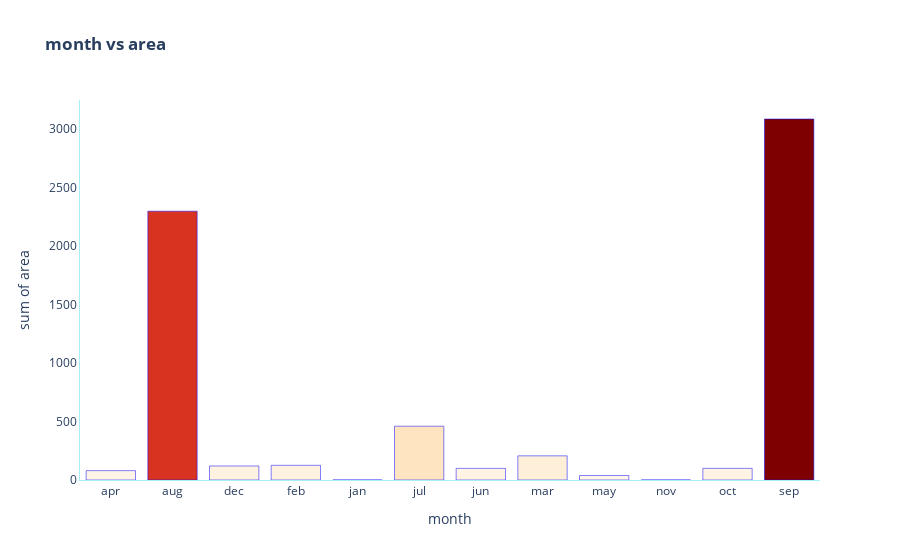
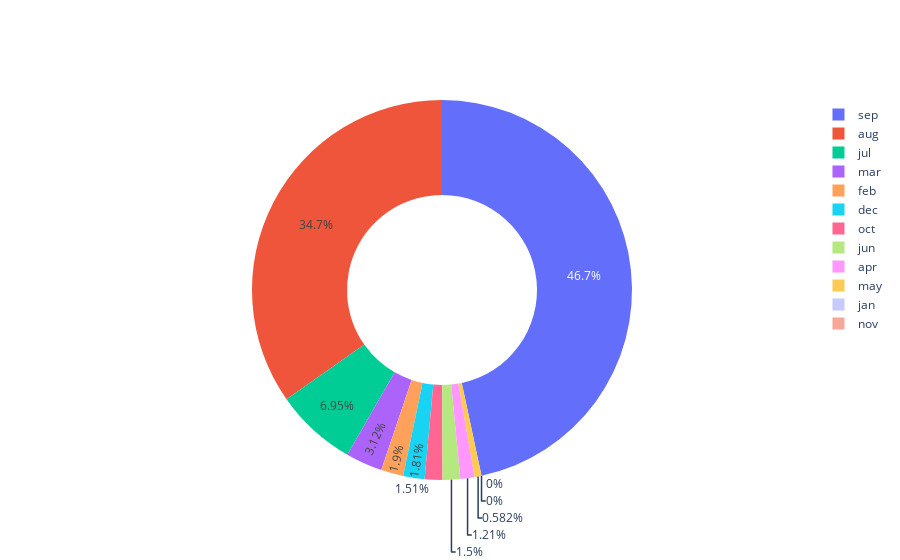

Write notebook code for charts like these, in order.
### Code cell
fig=plot_me(pure_df,'month','area')
fig.show()

# a df to store sum of area
temp_pie_df=pure_df.loc[:,['area','month']].groupby('month').sum().reset_index()

# pie chart
fig=go.Figure()
fig.add_pie(labels=temp_pie_df.month,
            values=temp_pie_df.area,
            hole=.5,
            automargin=False)
fig.update_layout(autosize=False)

### Figure 1 — Plotly figure (JSON) as saved in the notebook; plotly's stock layout.template omitted (floating-point values rounded to 4 significant figures)
{"data": [{"hovertext": ["1.21%", "34.75%", "1.81%", "1.90%", "0.00%", "6.95%", "1.50%", "3.12%", "0.58%", "0.00%", "1.51%", "46.66%"], "marker": {"color": [80.02, 2298.0, 120.0, 125.5, 0, 459.8, 99.3, 206.6, 38.48, 0, 99.57, 3086.0], "colorscale": [[0, "rgb(255,247,236)"], [0.125, "rgb(254,232,200)"], [0.25, "rgb(253,212,158)"], [0.375, "rgb(253,187,132)"], [0.5, "rgb(252,141,89)"], [0.625, "rgb(239,101,72)"], [0.75, "rgb(215,48,31)"], [0.875, "rgb(179,0,0)"], [1, "rgb(127,0,0)"]], "line": {"color": "#0703fc"}}, "name": "", "type": "bar", "x": ["apr", "aug", "dec", "feb", "jan", "jul", "jun", "mar", "may", "nov", "oct", "sep"], "y": [80.02, 2298.0, 120.0, 125.5, 0, 459.8, 99.3, 206.6, 38.48, 0, 99.57, 3086.0]}], "layout": {"autosize": false, "plot_bgcolor": "white", "showlegend": false, "title": {"text": "<b>month vs area</b>"}, "xaxis": {"linecolor": "#a6f0f5", "title": {"text": "month"}}, "yaxis": {"linecolor": "#a6f0f5", "title": {"text": "sum of area"}}}}

### Figure 2 — Plotly figure (JSON) as saved in the notebook; plotly's stock layout.template omitted (floating-point values rounded to 4 significant figures)
{"data": [{"automargin": false, "hole": 0.5, "labels": ["apr", "aug", "dec", "feb", "jan", "jul", "jun", "mar", "may", "nov", "oct", "sep"], "type": "pie", "values": [80.02, 2298.0, 120.0, 125.5, 0, 459.8, 99.3, 206.6, 38.48, 0, 99.57, 3086.0]}], "layout": {"autosize": false}}
